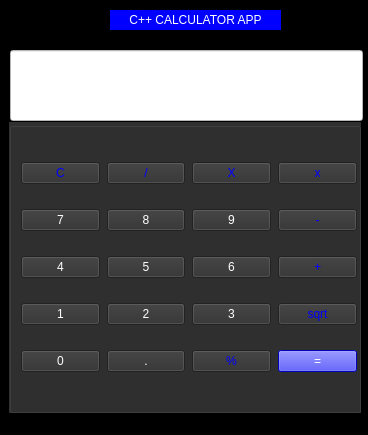
<?xml version="1.0" encoding="UTF-8"?>
<ui version="4.0">
 <class>MainWindow</class>
 <widget class="QMainWindow" name="MainWindow">
  <property name="geometry">
   <rect>
    <x>0</x>
    <y>0</y>
    <width>368</width>
    <height>435</height>
   </rect>
  </property>
  <property name="maximumSize">
   <size>
    <width>370</width>
    <height>527</height>
   </size>
  </property>
  <property name="windowTitle">
   <string>MainWindow</string>
  </property>
  <property name="styleSheet">
   <string notr="true">background-color: rgb(0, 0, 0);</string>
  </property>
  <property name="iconSize">
   <size>
    <width>10</width>
    <height>24</height>
   </size>
  </property>
  <widget class="QWidget" name="centralwidget">
   <widget class="QLineEdit" name="Dispplay">
    <property name="geometry">
     <rect>
      <x>10</x>
      <y>50</y>
      <width>353</width>
      <height>71</height>
     </rect>
    </property>
    <property name="sizePolicy">
     <sizepolicy hsizetype="Expanding" vsizetype="Expanding">
      <horstretch>0</horstretch>
      <verstretch>0</verstretch>
     </sizepolicy>
    </property>
    <property name="maximumSize">
     <size>
      <width>16777215</width>
      <height>80</height>
     </size>
    </property>
    <property name="styleSheet">
     <string notr="true">background-color: rgb(255, 255, 255);</string>
    </property>
    <property name="alignment">
     <set>Qt::AlignRight|Qt::AlignTrailing|Qt::AlignVCenter</set>
    </property>
   </widget>
   <widget class="QLabel" name="label">
    <property name="geometry">
     <rect>
      <x>110</x>
      <y>10</y>
      <width>171</width>
      <height>20</height>
     </rect>
    </property>
    <property name="styleSheet">
     <string notr="true">font: 12pt &quot;Segoe UI&quot;;
background-color: rgb(0, 0, 255);
color: rgb(255, 255, 255);</string>
    </property>
    <property name="text">
     <string>C++ CALCULATOR APP</string>
    </property>
    <property name="alignment">
     <set>Qt::AlignCenter</set>
    </property>
   </widget>
   <widget class="QGroupBox" name="">
    <property name="geometry">
     <rect>
      <x>9</x>
      <y>122</y>
      <width>352</width>
      <height>291</height>
     </rect>
    </property>
    <property name="styleSheet">
     <string notr="true">background-color: rgb(48, 48, 48);</string>
    </property>
    <layout class="QGridLayout" name="gridLayout">
     <property name="rightMargin">
      <number>1</number>
     </property>
     <property name="horizontalSpacing">
      <number>7</number>
     </property>
     <property name="verticalSpacing">
      <number>0</number>
     </property>
     <item row="5" column="3">
      <widget class="QPushButton" name="button0">
       <property name="styleSheet">
        <string notr="true">font: 11pt &quot;Segoe UI&quot;;
color: rgb(255, 255, 255);</string>
       </property>
       <property name="text">
        <string>.</string>
       </property>
      </widget>
     </item>
     <item row="4" column="4">
      <widget class="QPushButton" name="button3">
       <property name="styleSheet">
        <string notr="true">font: 11pt &quot;Segoe UI&quot;;
color: rgb(255, 255, 255);</string>
       </property>
       <property name="text">
        <string>3</string>
       </property>
      </widget>
     </item>
     <item row="4" column="5">
      <widget class="QPushButton" name="sqrtbtn">
       <property name="styleSheet">
        <string notr="true">color: rgb(0, 0, 255);

font: 700 9pt &quot;Segoe UI&quot;;</string>
       </property>
       <property name="text">
        <string>sqrt</string>
       </property>
      </widget>
     </item>
     <item row="5" column="4">
      <widget class="QPushButton" name="decptnbtn">
       <property name="styleSheet">
        <string notr="true">color: rgb(0, 0, 255);

font: 700 9pt &quot;Segoe UI&quot;;</string>
       </property>
       <property name="text">
        <string>%</string>
       </property>
      </widget>
     </item>
     <item row="3" column="4">
      <widget class="QPushButton" name="button6">
       <property name="styleSheet">
        <string notr="true">font: 11pt &quot;Segoe UI&quot;;
color: rgb(255, 255, 255);</string>
       </property>
       <property name="text">
        <string>6</string>
       </property>
      </widget>
     </item>
     <item row="2" column="5">
      <widget class="QPushButton" name="subtraction">
       <property name="styleSheet">
        <string notr="true">color: rgb(0, 0, 255);

font: 700 9pt &quot;Segoe UI&quot;;</string>
       </property>
       <property name="text">
        <string>-</string>
       </property>
      </widget>
     </item>
     <item row="3" column="3">
      <widget class="QPushButton" name="button5">
       <property name="styleSheet">
        <string notr="true">font: 11pt &quot;Segoe UI&quot;;
color: rgb(255, 255, 255);</string>
       </property>
       <property name="text">
        <string>5</string>
       </property>
      </widget>
     </item>
     <item row="4" column="1">
      <widget class="QPushButton" name="button1">
       <property name="styleSheet">
        <string notr="true">font: 11pt &quot;Segoe UI&quot;;
color: rgb(255, 255, 255);</string>
       </property>
       <property name="text">
        <string>1</string>
       </property>
      </widget>
     </item>
     <item row="2" column="3">
      <widget class="QPushButton" name="button8">
       <property name="styleSheet">
        <string notr="true">font: 11pt &quot;Segoe UI&quot;;
color: rgb(255, 255, 255);</string>
       </property>
       <property name="text">
        <string>8</string>
       </property>
      </widget>
     </item>
     <item row="4" column="3">
      <widget class="QPushButton" name="button2">
       <property name="styleSheet">
        <string notr="true">font: 11pt &quot;Segoe UI&quot;;
color: rgb(255, 255, 255);</string>
       </property>
       <property name="text">
        <string>2</string>
       </property>
      </widget>
     </item>
     <item row="2" column="4">
      <widget class="QPushButton" name="button9">
       <property name="styleSheet">
        <string notr="true">font: 11pt &quot;Segoe UI&quot;;
color: rgb(255, 255, 255);</string>
       </property>
       <property name="text">
        <string>9</string>
       </property>
      </widget>
     </item>
     <item row="3" column="5">
      <widget class="QPushButton" name="addtion">
       <property name="styleSheet">
        <string notr="true">color: rgb(0, 0, 255);

font: 700 9pt &quot;Segoe UI&quot;;</string>
       </property>
       <property name="text">
        <string>+</string>
       </property>
      </widget>
     </item>
     <item row="0" column="1">
      <widget class="QPushButton" name="clear">
       <property name="styleSheet">
        <string notr="true">color: rgb(0, 0, 255);

font: 700 9pt &quot;Segoe UI&quot;;</string>
       </property>
       <property name="text">
        <string>C</string>
       </property>
      </widget>
     </item>
     <item row="3" column="1">
      <widget class="QPushButton" name="button4">
       <property name="styleSheet">
        <string notr="true">font: 11pt &quot;Segoe UI&quot;;
color: rgb(255, 255, 255);</string>
       </property>
       <property name="text">
        <string>4</string>
       </property>
      </widget>
     </item>
     <item row="0" column="5">
      <widget class="QPushButton" name="backspace">
       <property name="styleSheet">
        <string notr="true">color: rgb(0, 0, 255);

font: 700 9pt &quot;Segoe UI&quot;;</string>
       </property>
       <property name="text">
        <string>x</string>
       </property>
      </widget>
     </item>
     <item row="2" column="1">
      <widget class="QPushButton" name="button7">
       <property name="styleSheet">
        <string notr="true">font: 11pt &quot;Segoe UI&quot;;
color: rgb(255, 255, 255);</string>
       </property>
       <property name="text">
        <string>7</string>
       </property>
      </widget>
     </item>
     <item row="0" column="4">
      <widget class="QPushButton" name="multiply">
       <property name="styleSheet">
        <string notr="true">color: rgb(0, 0, 255);

font: 700 9pt &quot;Segoe UI&quot;;</string>
       </property>
       <property name="text">
        <string>X</string>
       </property>
      </widget>
     </item>
     <item row="0" column="3">
      <widget class="QPushButton" name="division">
       <property name="styleSheet">
        <string notr="true">color: rgb(0, 0, 255);

font: 700 9pt &quot;Segoe UI&quot;;</string>
       </property>
       <property name="text">
        <string>/</string>
       </property>
      </widget>
     </item>
     <item row="5" column="5">
      <widget class="QPushButton" name="equal_to">
       <property name="styleSheet">
        <string notr="true">background-color: rgb(0, 0, 255);
color: rgb(255, 255, 255);

font: 700 13pt &quot;Segoe UI&quot;;</string>
       </property>
       <property name="text">
        <string>=</string>
       </property>
      </widget>
     </item>
     <item row="5" column="1">
      <widget class="QPushButton" name="percentage">
       <property name="styleSheet">
        <string notr="true">font: 11pt &quot;Segoe UI&quot;;
color: rgb(255, 255, 255);</string>
       </property>
       <property name="text">
        <string>0</string>
       </property>
      </widget>
     </item>
    </layout>
   </widget>
  </widget>
  <widget class="QMenuBar" name="menubar">
   <property name="geometry">
    <rect>
     <x>0</x>
     <y>0</y>
     <width>368</width>
     <height>21</height>
    </rect>
   </property>
  </widget>
  <widget class="QStatusBar" name="statusbar"/>
 </widget>
 <resources/>
 <connections/>
</ui>
